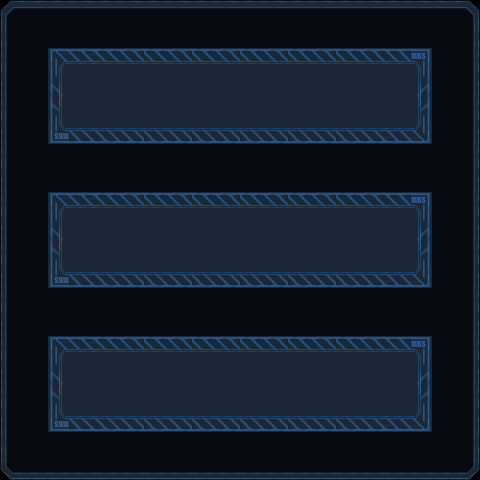

This game map was drawn from its Tiled (.tmx) file and the tilesets committed beside it. A one-line description and the full map source follow:
An orthogonal 10x10 tile map with 48x48 px tiles, 1 tile layer (Tile Layer 1).

<map version="1.2" tiledversion="1.2.4" orientation="orthogonal" renderorder="right-down" width="10" height="10" tilewidth="48" tileheight="48" infinite="0" nextlayerid="2" nextobjectid="1">
 <tileset firstgid="1" source="lab_tiles/scifi_space_rpg_tile_set.tsx" />
 <layer id="1" name="Tile Layer 1" width="10" height="10">
  <data encoding="csv">
106,107,107,107,107,107,107,107,107,109,
112,63,64,64,64,64,64,64,65,114,
112,78,79,79,79,79,79,79,80,114,
112,113,113,113,113,113,113,113,113,114,
112,63,64,64,64,64,64,64,65,114,
112,78,79,79,79,79,79,79,80,114,
112,113,113,113,113,113,113,113,113,114,
112,63,64,64,64,64,64,64,65,114,
112,78,79,79,79,79,79,79,80,114,
118,119,119,119,119,119,119,119,119,121
</data>
 </layer>
</map>